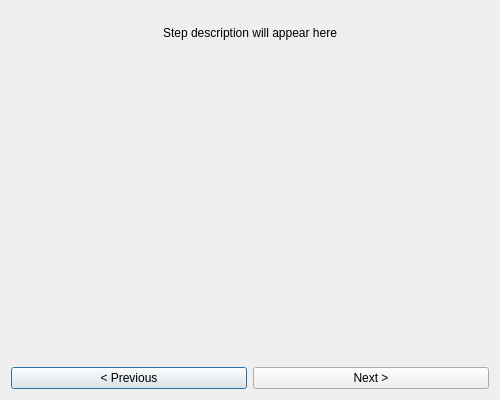
<?xml version="1.0" encoding="UTF-8"?>
<ui version="4.0">
 <class>Dialog</class>
 <widget class="QDialog" name="Dialog">
  <property name="geometry">
   <rect>
    <x>0</x>
    <y>0</y>
    <width>500</width>
    <height>400</height>
   </rect>
  </property>
  <property name="windowTitle">
   <string>Generate AngelOne TOTP</string>
  </property>
  <layout class="QVBoxLayout" name="verticalLayout">
   <item>
    <widget class="QLabel" name="stepLabel">
     <property name="text">
      <string>Step description will appear here</string>
     </property>
     <property name="alignment">
      <set>Qt::AlignCenter</set>
     </property>
     <property name="wordWrap">
      <bool>true</bool>
     </property>
     <property name="openExternalLinks">
      <bool>true</bool>
     </property>
    </widget>
   </item>
   <item>
    <widget class="QLabel" name="imageLabel">
     <property name="minimumSize">
      <size>
       <width>300</width>
       <height>300</height>
      </size>
     </property>
     <property name="scaledContents">
      <bool>true</bool>
     </property>
     <property name="alignment">
      <set>Qt::AlignCenter</set>
     </property>
    </widget>
   </item>
   <item>
    <layout class="QHBoxLayout" name="buttonLayout">
     <item>
      <widget class="QPushButton" name="prevButton">
       <property name="text">
        <string>&lt; Previous</string>
       </property>
      </widget>
     </item>
     <item>
      <widget class="QPushButton" name="nextButton">
       <property name="text">
        <string>Next &gt;</string>
       </property>
      </widget>
     </item>
    </layout>
   </item>
  </layout>
 </widget>
 <resources/>
 <connections/>
</ui>
